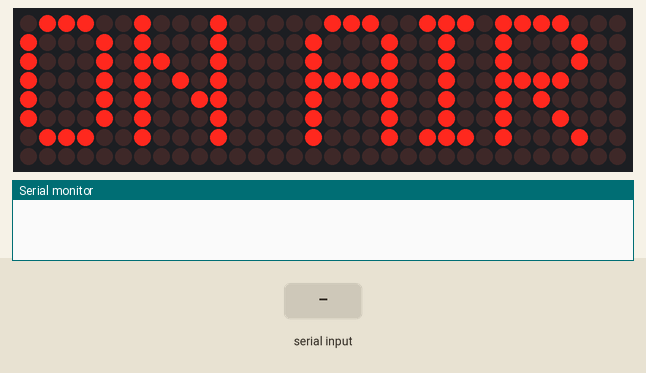
Simulated run of this sketch. Board: Arduino Uno, built with avr-gcc and run on an emulated ATmega328P. Parts: 32×8 LED matrix, the last lines printed to the serial monitor. Inputs (shaded band) come from the test bench.

Above: at 1.2 s.
1.3 s: "90,45\n" received over Serial
At 3.9 s:
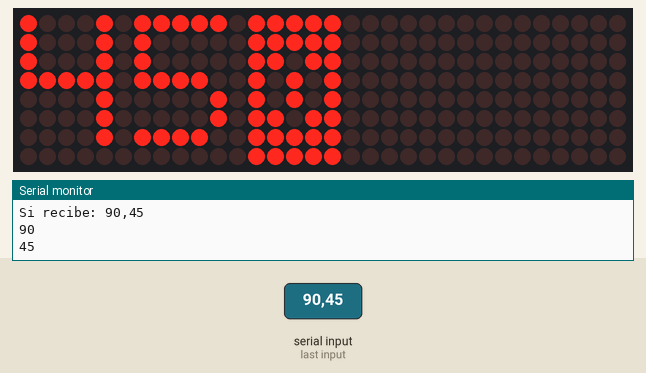
4.3 s: "90,45,200\n" received over Serial
At 7.1 s:
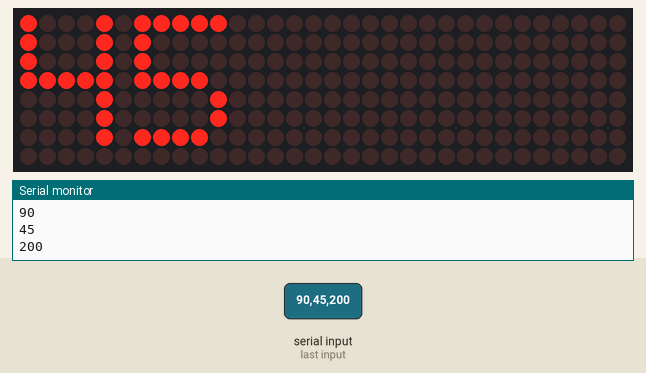
7.3 s: "30,150,10,200\n" received over Serial
At 15.8 s:
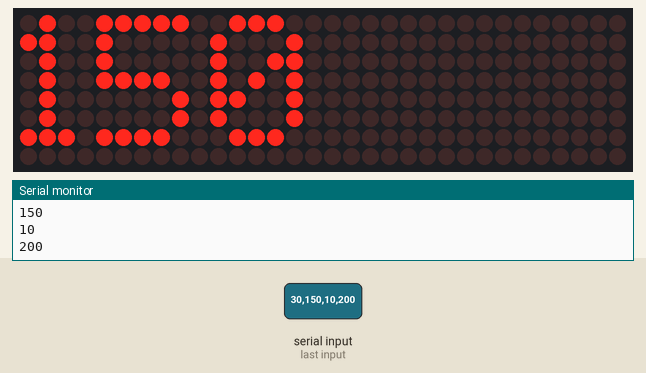
Timing chart, 0 to 16.3 s (numbered marks = the images above; inputs shaded):
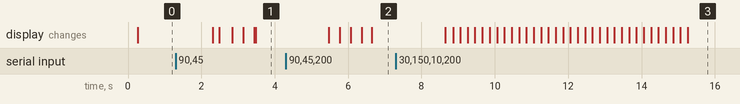

The sketch:

matrix.ino
```cpp
#include <MD_Parola.h>
#include <MD_MAX72xx.h>
#include <SPI.h>

// Define the number of devices we have in the chain and the hardware interface
// NOTE: These pin numbers will probably not work with your hardware and may
// need to be adapted
#define HARDWARE_TYPE MD_MAX72XX::FC16_HW
#define MAX_DEVICES 4

#define CLK_PIN   13
#define DATA_PIN  11
#define CS_PIN    10

// HARDWARE SPI
MD_Parola P = MD_Parola(HARDWARE_TYPE, DATA_PIN, CLK_PIN, CS_PIN, MAX_DEVICES);

uint8_t scrollSpeed = 30;    //velocidad de animacion
textEffect_t scrollEffect = PA_SCROLL_LEFT;//animacion entrada
textEffect_t scrollEffect_out = PA_SCROLL_LEFT;//animacion salida
textPosition_t scrollAlign = PA_LEFT;//Alineacion texto
uint16_t scrollPause = 2000; //Pausa en milisegundos

// Global message buffers shared by Serial and Scrolling functions
#define  BUF_SIZE  500
char curMessage[BUF_SIZE] = { "" };

int step = 0;

void setup()
{
  Serial.begin(9600);
  P.begin();
  P.displayText(curMessage, scrollAlign, scrollSpeed, scrollPause, scrollEffect, scrollEffect);
  P.setIntensity(15);
}


char aux[BUF_SIZE] = {"ON AIR"};
int animacion = 0, brillo = 0, velocidad = 30, alineacion = 0, animacion_salida = 0, invert = 0, pausa = 2000;
void loop()
{
  //efectoEntrada,Texto,brillo,
  const char s[2] = ",";
  char *token;
  //cadena_en_bruto,animacion_entrada,texto,brillo,velocidad,alineacion,animacion_salida,invertir,pausa
  String cad = "", cad1 = "", cad2 = "", cad3 = "", cad4 = "", cad5 = "", cad6 = "", cad7 = "", cad8 = "";
  int i = 0;
  if (Serial.available() > 0) {
    cad = Serial.readString();
    Serial.print("Si recibe: " + cad);
    cad.toCharArray(aux, BUF_SIZE);
    token = strtok(aux, s);
    //Serial.println(token);
    /* walk through other tokens */

    while ( token != NULL ) {
      //Serial.println( token );
      if (cad1 == "") {
        cad1 = token;
        animacion = cad1.toInt();
        Serial.println(cad1);
      } else if (cad2 == "") {
        cad2 = token;
        Serial.println(cad2);
      } else if (cad3 == "") {
        cad3 = token;
        brillo = cad3.toInt();
        Serial.println(cad3);
      } else if (cad4 == "") {
        cad4 = token;
        velocidad = cad4.toInt();
        Serial.println(cad4);
      } else if (cad5 == "") {
        cad5 = token;
        alineacion = cad5.toInt();
        Serial.println(cad3);
      } else if (cad6 == "") {
        cad6 = token;
        animacion_salida = cad6.toInt();
        Serial.println(cad6);
      } else if (cad7 == "") {
        cad7 = token;
        invert = cad7.toInt();
        Serial.println(cad7);
      } else if (cad8 == "") {
        cad8 = token;
        pausa = cad8.toInt();
        Serial.println(cad8);
      }
      token = strtok(NULL, s);
    }

    if (cad2 != "") {
      cad2.toCharArray(aux, BUF_SIZE);
    }
  }

  if (P.displayAnimate())
  {
    /*
      UP = 2
      DOWN = 3
      LEFT = 4
      RIGHT = 5
    */
    switch (animacion) {

      case 0:
        scrollEffect = PA_SCROLL_UP;
        break;

      case 1:
        scrollEffect = PA_SCROLL_DOWN;
        break;

      case 2:
        scrollEffect = PA_SCROLL_LEFT;
        break;

      case 3:
        scrollEffect = PA_SCROLL_RIGHT;
        break;

      default:
        scrollEffect = PA_SCROLL_LEFT;
        break;
    }

    switch (animacion_salida) {

      case 0:
        scrollEffect_out = PA_SCROLL_UP;
        break;

      case 1:
        scrollEffect_out = PA_SCROLL_DOWN;
        break;

      case 2:
        scrollEffect_out = PA_SCROLL_LEFT;
        break;

      case 3:
        scrollEffect_out = PA_SCROLL_RIGHT;
        break;

      default:
        scrollEffect_out = PA_SCROLL_LEFT;
        break;
    }

    switch (alineacion) {
      case 0:
        scrollAlign = PA_LEFT;
        break;
      case 1:
        scrollAlign = PA_RIGHT;
        break;
      case 2:
        scrollAlign = PA_CENTER;
        break;

    }

    P.setTextEffect(scrollEffect, scrollEffect_out);
    P.setIntensity(brillo);
    P.setSpeed(velocidad);
    P.setInvert(invert);
    P.setPause(pausa);
    P.setTextAlignment(scrollAlign);
    strcpy(curMessage, aux);

    P.displayReset();

    if (step != 3)
      step++;
    else
      step = 0;
  }
}


//https://www.luisllamas.es/controlar-arduino-con-python-y-la-libreria-pyserial/
//https://programarfacil.com/blog/arduino-blog/matriz-led-arduino-max7219/
```

Measured:
- after the input at 4.3 s, the display: first differs from a run without the input after 1.5 s (image 2 shows a later state)
